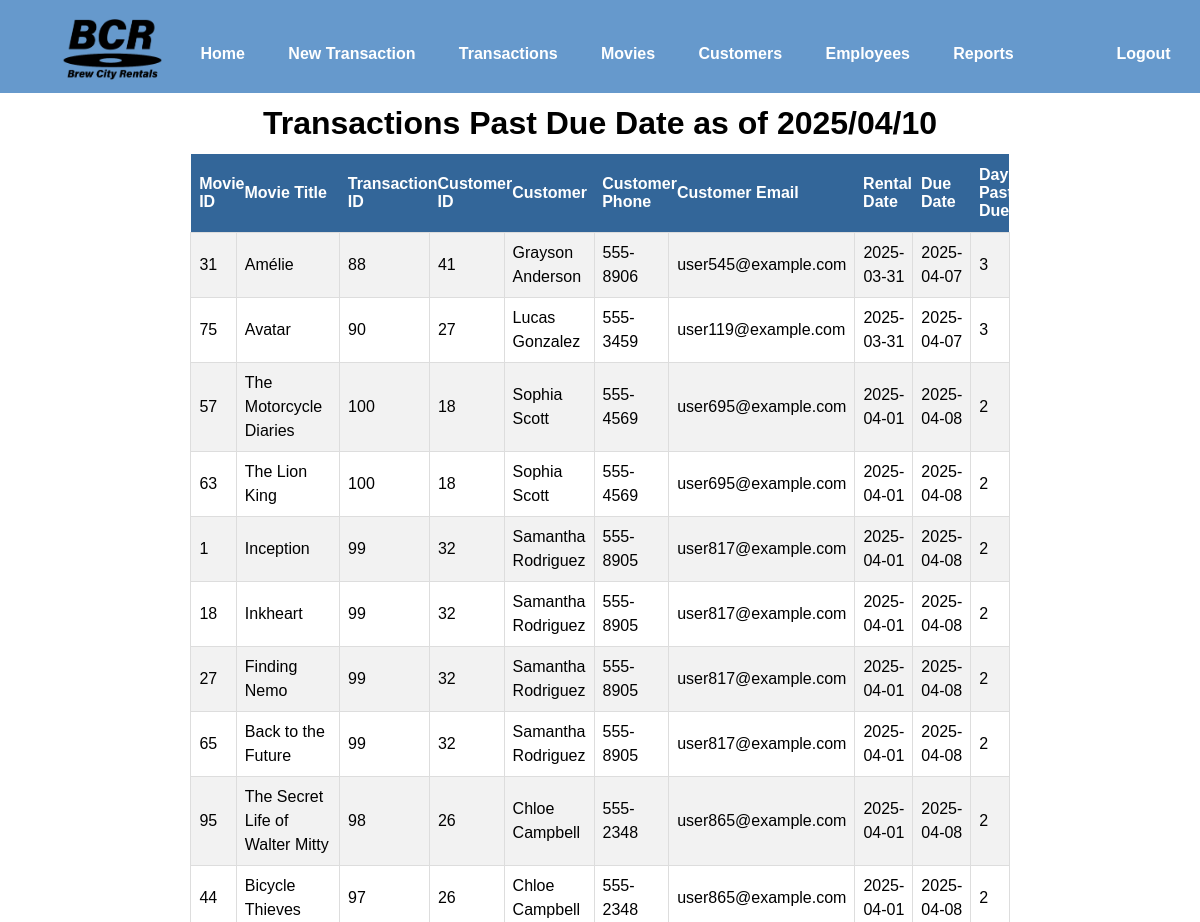
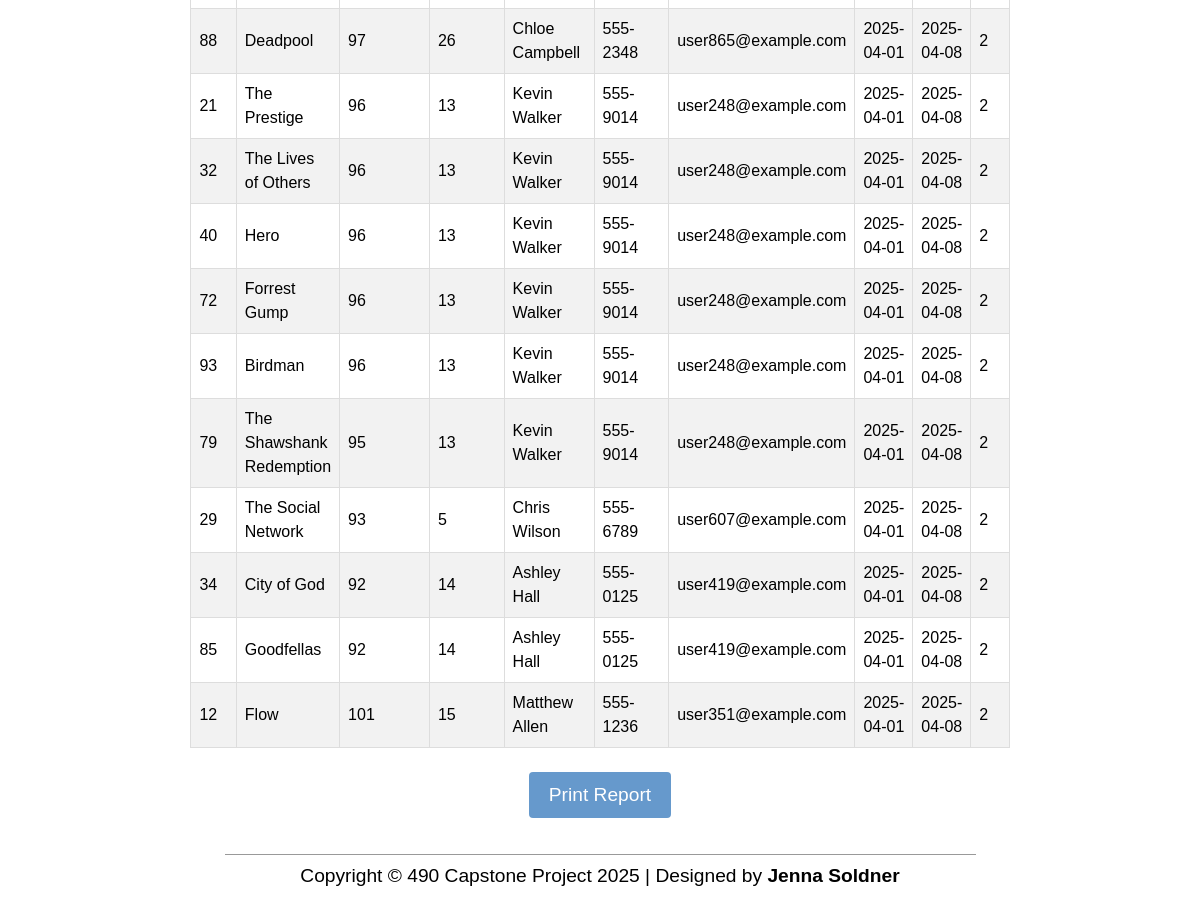
The page /htdocs/reports/inventory-due.php (signed in) on the database its author committed (2 pictures, top to bottom).
### tables this page shows
CREATE TABLE `Transactions` (
  `TransID` int NOT NULL,
  `CustID` int NOT NULL,
  `EmpID` int NOT NULL,
  `RentalDate` date DEFAULT NULL,
  `DueDate` date DEFAULT NULL,
  `ReturnDate` date DEFAULT NULL,
  `Status` enum('Rented','Returned') NOT NULL DEFAULT 'Rented',
  `NumItems` int NOT NULL,
  `TotalCost` decimal(10,2) DEFAULT NULL,
  `PaymentMethod` enum('Cash','Card','Check','') DEFAULT NULL,
  `PaymentDetails` varchar(100) NOT NULL
);

CREATE TABLE `Movies` (
  `MovieID` int NOT NULL,
  `Title` varchar(200) NOT NULL,
  `Category` enum('Current Hit','Current Release','Popular','Regular') NOT NULL,
  `Cost` decimal(10,2) DEFAULT NULL,
  `Genre` varchar(100) NOT NULL,
  `ReleaseYear` year NOT NULL,
  `LengthMin` int NOT NULL,
  `Lang` varchar(100) NOT NULL,
  `LeadActors` varchar(200) NOT NULL,
  `Director` varchar(200) NOT NULL,
  `Status` enum('Available','Rented') NOT NULL,
  `ReturnDate` date DEFAULT NULL,
  `PurchaseDate` date DEFAULT NULL,
  `PurchaseCost` decimal(10,2) DEFAULT NULL
);

CREATE TABLE `Customers` (
  `CustID` int NOT NULL,
  `FirstName` varchar(100) NOT NULL,
  `LastName` varchar(100) NOT NULL,
  `Phone` varchar(25) NOT NULL,
  `Email` varchar(250) NOT NULL,
  `StreetAdr` varchar(100) NOT NULL,
  `City` varchar(100) NOT NULL,
  `State` varchar(2) NOT NULL,
  `Zip` int NOT NULL,
  `LateFees` decimal(10,2) NOT NULL DEFAULT '0.00',
  `password` varchar(20) DEFAULT 'password'
);

### htdocs/reports/inventory-due.php (the view, shortened to what this page needs)
<?php
include ('../includes/header.php');
if (!isset($_SESSION['empid'])){
    echo("<h2>You are not logged in.</h2>
        <form action='login.php''>
            <input type='submit' name='submit' value='Login'/>
        </form>
    <p><br /><br /></p>");
    include ('../includes/footer.php');
	exit();
}else{
    require_once ('../../mysqli_connect.php');
    echo ("<center>");
    echo ("<h1 class='pagetitle'>Transactions Past Due Date as of " .date("Y/m/d")."</h1>");
    $query = "SELECT
                m.MovieID,
                m.Title AS MovieTitle,
                t.TransID,
                c.CustID,
                CONCAT(c.FirstName, ' ', c.LastName) AS Customer,
                c.Phone AS CustomerPhone,
                c.Email AS CustomerEmail,
                t.RentalDate,
                t.DueDate,
                DATEDIFF(CURDATE(), t.DueDate) AS DaysPastDue
            FROM Transactions t
            JOIN TransactionMovies tm ON t.TransID = tm.TransID
            JOIN Movies m ON tm.MovieID = m.MovieID
            JOIN Customers c ON t.CustID = c.CustID
            WHERE t.Status = 'Rented'
            AND t.DueDate < CURDATE()
            ORDER BY DaysPastDue DESC;";
    $result = @mysqli_query($dbc, $query);
    echo "<table id='allTables' style='width:50%;'><tr>
        <th>Movie ID</th><th>Movie Title</th><th>Transaction ID</th><th>Customer ID</th><th>Customer</th><th>Customer Phone</th><th>Customer Email</th><th>Rental Date</th><th>Due Date</th><th>Days Past Due</th></tr>";
    while ($row = mysqli_fetch_array($result, MYSQLI_ASSOC)) {
        echo "<tr><td>" . $row['MovieID'] . "</td>";
        echo "<td>" . $row['MovieTitle'] . "</td>";
        echo "<td>" . $row['TransID'] . "</td>";
        echo "<td>" . $row['CustID'] . "</td>";
        echo "<td>" . $row['Customer'] . "</td>";
        echo "<td>" . $row['CustomerPhone'] . "</td>";
        echo "<td>" . $row['CustomerEmail'] . "</td>";
        echo "<td>" . $row['RentalDate'] . "</td>";
        echo "<td>" . $row['DueDate'] . "</td>";
        echo "<td>" . $row['DaysPastDue'] . "</td>";
    }
    echo "</table>";
    echo("
        <input type='submit' class='printbtn' onclick='window.print()' name='submit' value='Print Report'/>
    ");
    include ('../includes/footer.php');
}
?>

### rows shown on the page
transactions: movies.MovieID "31", movies.Title "Amélie", TransID "88", CustID.CustID "41", Customer "Grayson Anderson", CustID.Phone "555-8906", CustID.Email "user545@example.com", RentalDate "2025-03-31", DueDate "2025-04-07", DaysPastDue "3"
transactions: movies.MovieID "75", movies.Title "Avatar", TransID "90", CustID.CustID "27", Customer "Lucas Gonzalez", CustID.Phone "555-3459", CustID.Email "user119@example.com", RentalDate "2025-03-31", DueDate "2025-04-07", DaysPastDue "3"
transactions: movies.MovieID "57", movies.Title "The Motorcycle Diaries", TransID "100", CustID.CustID "18", Customer "Sophia Scott", CustID.Phone "555-4569", CustID.Email "user695@example.com", RentalDate "2025-04-01", DueDate "2025-04-08", DaysPastDue "2", movies.MovieID "63", movies.Title "The Lion King"
transactions: movies.MovieID "1", movies.Title "Inception", TransID "99", CustID.CustID "32", Customer "Samantha Rodriguez", CustID.Phone "555-8905", CustID.Email "user817@example.com", RentalDate "2025-04-01", DueDate "2025-04-08", DaysPastDue "2", movies.MovieID "18", movies.Title "Inkheart", movies.MovieID "27", movies.Title "Finding Nemo", movies.MovieID "65", movies.Title "Back to the Future"
transactions: movies.MovieID "95", movies.Title "The Secret Life of Walter Mitty", TransID "98", CustID.CustID "26", Customer "Chloe Campbell", CustID.Phone "555-2348", CustID.Email "user865@example.com", RentalDate "2025-04-01", DueDate "2025-04-08", DaysPastDue "2"
transactions: movies.MovieID "44", movies.Title "Bicycle Thieves", TransID "97", CustID.CustID "26", Customer "Chloe Campbell", CustID.Phone "555-2348", CustID.Email "user865@example.com", RentalDate "2025-04-01", DueDate "2025-04-08", DaysPastDue "2", movies.MovieID "88", movies.Title "Deadpool"
transactions: movies.MovieID "21", movies.Title "The Prestige", TransID "96", CustID.CustID "13", Customer "Kevin Walker", CustID.Phone "555-9014", CustID.Email "user248@example.com", RentalDate "2025-04-01", DueDate "2025-04-08", DaysPastDue "2", movies.MovieID "32", movies.Title "The Lives of Others", movies.MovieID "40", movies.Title "Hero", movies.MovieID "72", movies.Title "Forrest Gump", movies.MovieID "93", movies.Title "Birdman"
transactions: movies.MovieID "79", movies.Title "The Shawshank Redemption", TransID "95", CustID.CustID "13", Customer "Kevin Walker", CustID.Phone "555-9014", CustID.Email "user248@example.com", RentalDate "2025-04-01", DueDate "2025-04-08", DaysPastDue "2"
transactions: movies.MovieID "29", movies.Title "The Social Network", TransID "93", CustID.CustID "5", Customer "Chris Wilson", CustID.Phone "555-6789", CustID.Email "user607@example.com", RentalDate "2025-04-01", DueDate "2025-04-08", DaysPastDue "2"
transactions: movies.MovieID "34", movies.Title "City of God", TransID "92", CustID.CustID "14", Customer "Ashley Hall", CustID.Phone "555-0125", CustID.Email "user419@example.com", RentalDate "2025-04-01", DueDate "2025-04-08", DaysPastDue "2", movies.MovieID "85", movies.Title "Goodfellas"
transactions: movies.MovieID "12", movies.Title "Flow", TransID "101", CustID.CustID "15", Customer "Matthew Allen", CustID.Phone "555-1236", CustID.Email "user351@example.com", RentalDate "2025-04-01", DueDate "2025-04-08", DaysPastDue "2"
